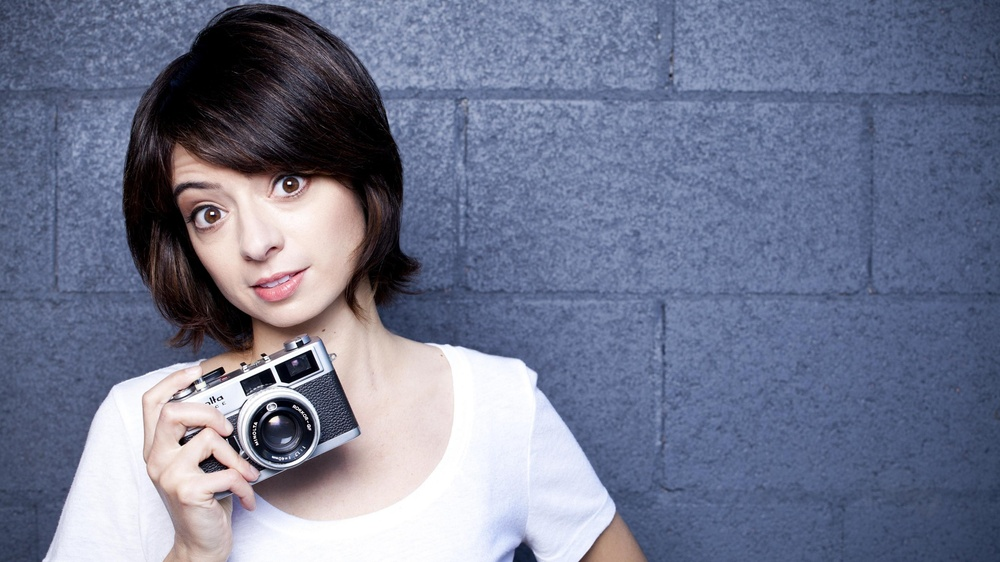
#> input picture OpenCV/kejt_mikuchchi.jpg, 1000 x 562 px, shrunk from 1920 x 1080 before the run, found by its file name
$ python Template.py
#> lines starting #> are read from the running program, lines starting #| are printed output that depends on the picture
import numpy as np
import cv2

win = 'template'
filename = 'C:/Users/hlopeth/PycharmProjects/OpenCV/kejt_mikuchchi.jpg'
image1 = cv2.imread(filename)
#> image1 is the input picture: shape (562, 1000, 3); mean B, G, R 144.1, 120.3, 114.3
image = cv2.imread(filename,0)
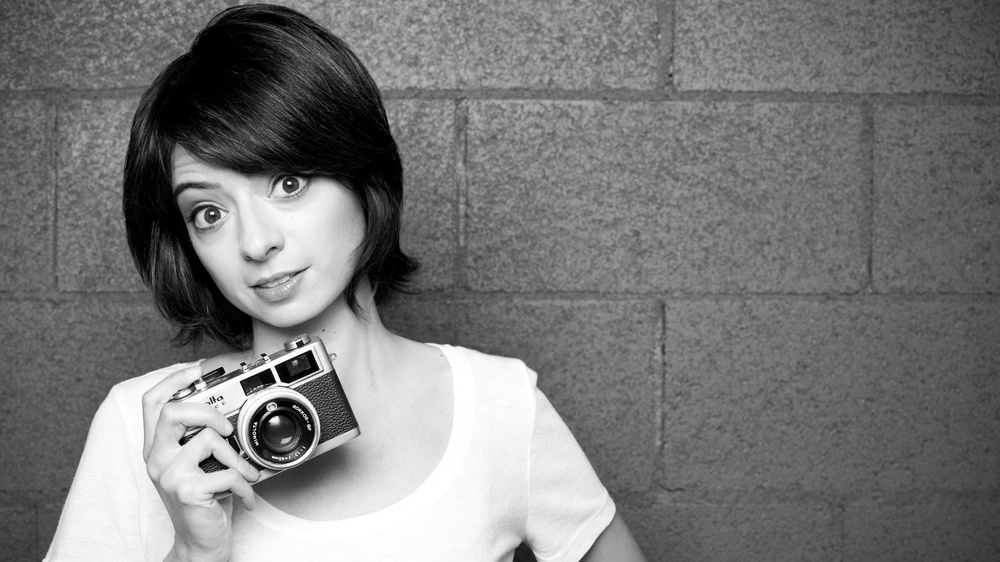
#> image: shape (562, 1000); min 0, max 255, mean 121.2
template = cv2.imread('C:/Users/hlopeth/PycharmProjects/OpenCV/kejt_mikuchchi_template.jpg',0)
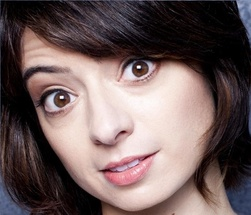
#> input picture OpenCV/kejt_mikuchchi_template.jpg, 251 x 215 px, shrunk from 482 x 413 before the run, found by its file name
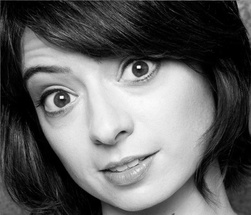
#> template: shape (215, 251); min 0, max 255, mean 98.2
w, h = template.shape[::-1]
#> w = 251; h = 215

methods = [cv2.TM_CCOEFF, cv2.TM_CCOEFF_NORMED, cv2.TM_CCORR, cv2.TM_CCORR_NORMED, cv2.TM_SQDIFF, cv2.TM_SQDIFF_NORMED]
for method in methods:
    res = cv2.matchTemplate(image, template, method)
    min_val, max_val, min_loc, max_loc = cv2.minMaxLoc(res)

    if method in [cv2.TM_SQDIFF, cv2.TM_SQDIFF_NORMED]:
        top_left = min_loc
    else:
        top_left = max_loc
    bottom_right = (top_left[0] + w, top_left[1] + h)
    image_c = image1.copy()
    cv2.rectangle(image_c, top_left, bottom_right, 255, 2)
    cv2.imshow(win,image_c)
    cv2.waitKey(0)
    cv2.destroyAllWindows()
#> this loop made 6 passes
#> (min_val, max_val, min_loc, top_left, bottom_right) on passes 1 to 4: (-138521616, 395401280, (209, 16), (151, 116), (402, 331)), (-0.442, 0.996, (203, 0), (151, 116), (402, 331)), (268540288, 1.22e+09, (171, 0), (340, 344), (591, 559)), (0.378, 0.998, (177, 0), (151, 116), (402, 331))
#> (min_val, max_val, max_loc, top_left, bottom_right) on passes 5 to 6: (2907328, 1.27e+09, (222, 347), (151, 116), (402, 331)), (0.00318, 1, (105, 0), (151, 116), (402, 331))
#> pass 1, `res = cv2.matchTemplate(image, template, method)`:
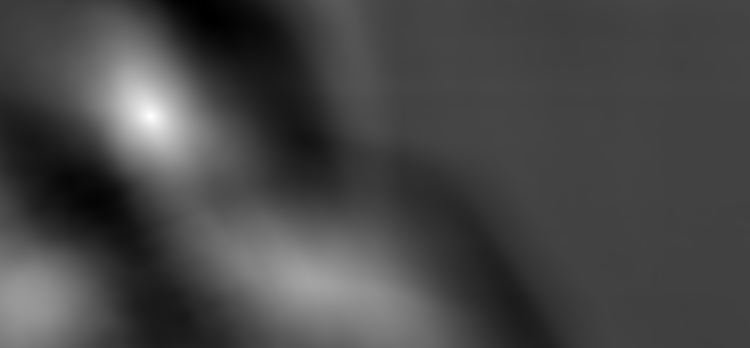
#> res: shape (348, 750) float32; min -138521616, max 395401280, mean 10582653; drawn with min black and max white
#> pass 1, `cv2.imshow(win,image_c)`:
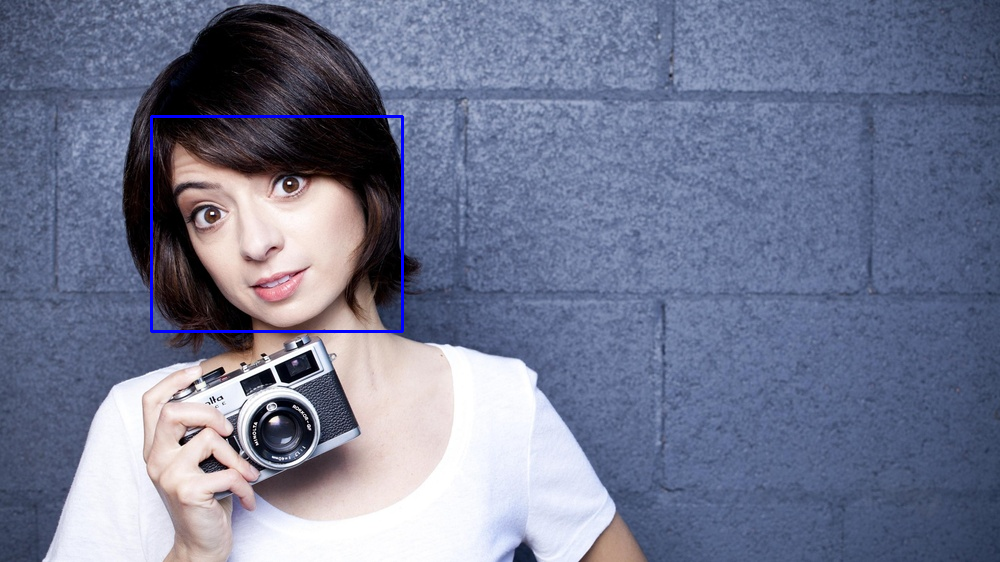
#> window 'template': shape (562, 1000, 3); mean B, G, R 145, 120, 114
#> pass 3, `res = cv2.matchTemplate(image, template, method)`:
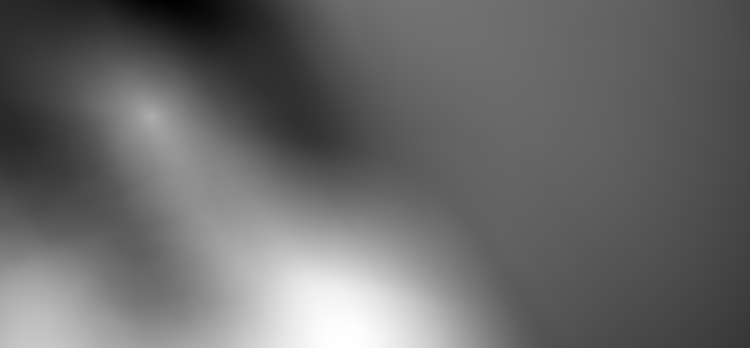
#> res: shape (348, 750) float32; min 268540288, max 1.22e+09, mean 662802816; drawn with min black and max white
#> after the loop:
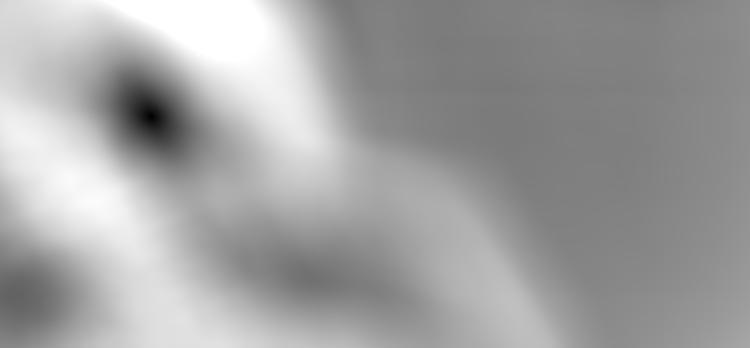
#> res: shape (348, 750) float32; min 0.00318, max 1, mean 0.636


# All the 6 methods for comparison in a list
